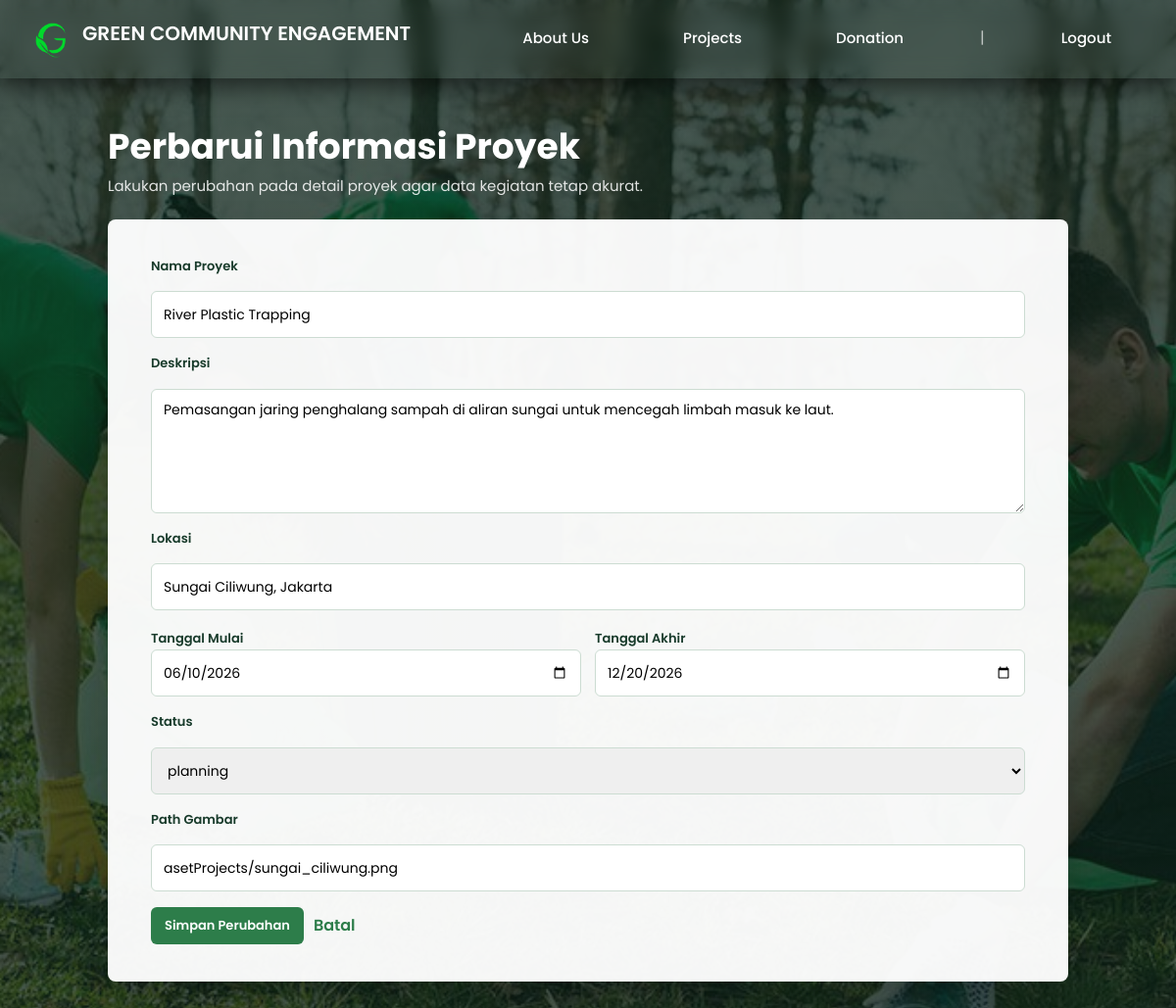
The page /editprojek.php?id=PRJ-2026-002 (signed in) on the database its author committed.
### tables this page shows
CREATE TABLE `projects` (
  `id_projek` varchar(20) NOT NULL,
  `nama_projek` varchar(250) NOT NULL,
  `deskripsi` text DEFAULT NULL,
  `lokasi_projek` varchar(100) NOT NULL,
  `tgl_mulai_projek` date DEFAULT NULL,
  `tgl_akhir_projek` date DEFAULT NULL,
  `status` enum('planning','ongoing','completed') DEFAULT 'planning',
  `img_path` varchar(300) DEFAULT NULL,
  `tgl_dibuat` timestamp NOT NULL DEFAULT current_timestamp()
);

### includes/project_functions.php (called while the page is built, shortened)
<?php
require_once __DIR__ . '/../config/connect.php';
function get_project_by_id($id_projek) {
    global $koneksi;
    $stmt = $koneksi->prepare("SELECT * FROM projects WHERE id_projek = ?");
    $stmt->bind_param("s", $id_projek);
    $stmt->execute();
    return $stmt->get_result()->fetch_assoc();
}
?>

### editprojek.php (the view, shortened to what this page needs)
<?php
require_once './config/session.php';
require_once 'includes/project_functions.php';
$id_projek = trim($_GET['id'] ?? $_POST['id_projek'] ?? '');
$project = get_project_by_id($id_projek);
function e($value) {
    return htmlspecialchars((string) $value, ENT_QUOTES, 'UTF-8');
}
?>
<!DOCTYPE html>
<html lang="en">
<head>
    <link rel="stylesheet" href="https://cdn.jsdelivr.net/npm/bootstrap@5.3.8/dist/css/bootstrap.min.css">
    <link rel="stylesheet" href="style.css">
</head>
<body class="edit-project-page">
  <nav class="navbar">
    <div class="navbar-container">
    <a href="index.php" class="navdiv">
    <img style="width: 42px; margin-right: 10px;" src="assets/Logo1.png" alt="Green Community Logo">GREEN COMMUNITY ENGAGEMENT</a>
      <div class="nav-links">
        <ul>
            <li><a href="index.php#about">About Us</a></li>
            <li><a href="projects.php">Projects</a></li>
            <li><a href="donation.php">Donation</a></li>
            <li class="divider">|</li>
            <li><a href="logout.php">Logout</a></li>
          </ul>
      </div>
    </div>
  </nav>
  <main class="edit-project-wrapper">
    <header class="edit-project-header">
      <h1>Perbarui Informasi Proyek</h1>
      <p>Lakukan perubahan pada detail proyek agar data kegiatan tetap akurat.</p>
    </header>
    <section class="edit-project-card">
      <form class="project-edit-form" action="editprojek.php?id=<?php echo e($project['id_projek']); ?>" method="POST">
        <label for="nama_projek">Nama Proyek</label>
        <input type="text" id="nama_projek" name="nama_projek" value="<?php echo e($project['nama_projek']); ?>" required>
        <label for="deskripsi">Deskripsi</label>
        <textarea id="deskripsi" name="deskripsi" rows="5" required><?php echo e($project['deskripsi']); ?></textarea>
        <label for="lokasi_projek">Lokasi</label>
        <input type="text" id="lokasi_projek" name="lokasi_projek" value="<?php echo e($project['lokasi_projek']); ?>" required>
        <div class="project-form-grid">
          <div>
            <label for="tgl_mulai_projek">Tanggal Mulai</label>
            <input type="date" id="tgl_mulai_projek" name="tgl_mulai_projek" value="<?php echo e($project['tgl_mulai_projek']); ?>" required>
          </div>
          <div>
            <label for="tgl_akhir_projek">Tanggal Akhir</label>
            <input type="date" id="tgl_akhir_projek" name="tgl_akhir_projek" value="<?php echo e($project['tgl_akhir_projek']); ?>" required>
          </div>
        </div>
        <label for="status">Status</label>
        <select id="status" name="status" required>
          <?php
            $statuses = ['planning', 'ongoing', 'completed'];
          ?>
          <?php foreach ($statuses as $status): ?>
            <option value="<?php echo e($status); ?>" <?php echo $project['status'] === $status ? 'selected' : ''; ?>>
              <?php echo e($status); ?>
            </option>
          <?php endforeach; ?>
        </select>
        <label for="img_path">Path Gambar</label>
        <input type="text" id="img_path" name="img_path" value="<?php echo e($project['img_path']); ?>" required>
        <div class="project-form-actions">
          <button type="submit">Simpan Perubahan</button>
          <a href="projects.php">Batal</a>
        </div>
      </form>
    </section>
  </main>
</body>
</html>

### style.css (style rules this page uses)
* { margin: 0; padding: 0; font-family: 'Poppins', sans-serif; }
html, body { overflow-x: hidden; }
nav { display: flex; padding: 1% 4%; justify-content: space-between; align-items: center; }
nav img { width: 80px; }
.nav-links { flex: 1; text-align: right; }
.nav-links ul li { list-style: none; display: inline-block; padding: 8px 12px; position: relative; }
.divider { margin: 0 15px; color: #aaa; }
.nav-links ul li a { color: #fff; text-decoration: none; font-size: 13px; }
.nav-links ul li::after { content: ''; width: 0%; height: 2px; background: rgba(77, 128, 80, 0.8); display: block; margin: auto; transition: 0.5s; }
.navbar { box-sizing: border-box; display: flex; align-items: center; justify-content: center; height: 80px; width: 100%; position: fixed; top: 0; left: 0; background: transparent; box-shadow: 0 10px 20px rgba(0, 0, 0, 0.5); backdrop-filter: blur(10px); z-index: 999; }
.navbar-container { box-sizing: border-box; display: flex; align-items: center; justify-content: space-between; width: 100%; padding: 0 2rem; max-width: 1600px; }
.navbar-container *, .navbar-container *::before, .navbar-container *::after { box-sizing: border-box; }
.navdiv { font-size: 20px; font-weight: 600; color: #fff; text-decoration: none; cursor: pointer; display: flex; justify-content: space-between; }
.navbar-container .nav-links { display: flex; flex: 0 0 auto; text-align: center; }
.navbar-container .nav-links ul { display: flex; align-items: center; gap: 28px; margin: 0; padding: 0; list-style: none; }
.navbar-container .nav-links li a { text-decoration: none; color: #fff; font-size: 15px; font-weight: 500; padding: 3px 20px; border-radius: 20px; border: 2px solid transparent; transition: all 0.7 ease; white-space: nowrap; }
.navbar-container .divider { margin: 0 4px; color: rgba(255, 255, 255, 0.65); }
.ls input[type="text"], [type="date"], .ls select { width: 100%; border-radius: 5px; padding: 8px; border: 1px solid rgba(83, 78, 78, 0.699); justify-content: center; box-sizing: border-box; }
.project-edit-form { display: grid; gap: 12px; }
.project-edit-form label { color: rgb(24, 59, 43); font-size: 13px; font-weight: 600; }
.project-edit-form input, .project-edit-form textarea, .project-edit-form select { width: 100%; padding: 10px 12px; border: 1px solid rgb(204, 220, 210); border-radius: 6px; font-family: 'Poppins', sans-serif; font-size: 14px; }
.project-form-grid { display: grid; grid-template-columns: repeat(2, minmax(0, 1fr)); gap: 14px; }
.project-form-actions, .project-admin-actions { display: flex; align-items: center; gap: 10px; }
.project-form-actions button, .project-admin-actions a, .project-admin-actions button { border: 0; border-radius: 6px; padding: 9px 14px; background: rgb(45, 125, 74); color: white; font-family: 'Poppins', sans-serif; font-size: 13px; font-weight: 600; text-decoration: none; cursor: pointer; }
.project-form-actions a { color: rgb(45, 125, 74); font-weight: 600; text-decoration: none; }
.edit-project-page { min-height: 100vh; background: linear-gradient(rgba(12, 35, 24, 0.74), rgba(12, 35, 24, 0.74)), url(assets/bghero.jpg); background-size: cover; background-position: center; background-attachment: fixed; color: rgb(24, 59, 43); font-family: 'Poppins', sans-serif; }
.edit-project-wrapper { width: min(88%, 980px); margin: 0 auto; padding: 128px 0 54px; }
.edit-project-header { margin-bottom: 22px; color: white; }
.edit-project-header h1 { margin: 0 0 8px; font-size: 36px; font-weight: 700; }
.edit-project-header p { margin: 0; max-width: 620px; color: rgba(255, 255, 255, 0.86); font-size: 15px; }
.edit-project-card { padding: 38px 44px; background: rgba(255, 255, 255, 0.96); border-radius: 8px; box-shadow: 0 16px 36px rgba(0, 0, 0, 0.18); }
.edit-project-card .project-edit-form { gap: 16px; }
.edit-project-card .project-edit-form input, .edit-project-card .project-edit-form textarea, .edit-project-card .project-edit-form select { min-height: 48px; border-color: rgb(204, 220, 210); font-size: 14px; }
.edit-project-card .project-edit-form textarea { min-height: 118px; resize: vertical; }

### rows shown on the page
projects: nama_projek "River Plastic Trapping", deskripsi "Pemasangan jaring penghalang sampah di aliran sungai untuk mencegah limbah masuk ke laut.", lokasi_projek "Sungai Ciliwung, Jakarta", tgl_mulai_projek "06/10/2026", tgl_akhir_projek "12/20/2026", img_path "asetProjects/sungai_ciliwung.png"

### other values the page prints
form field status "planning"
